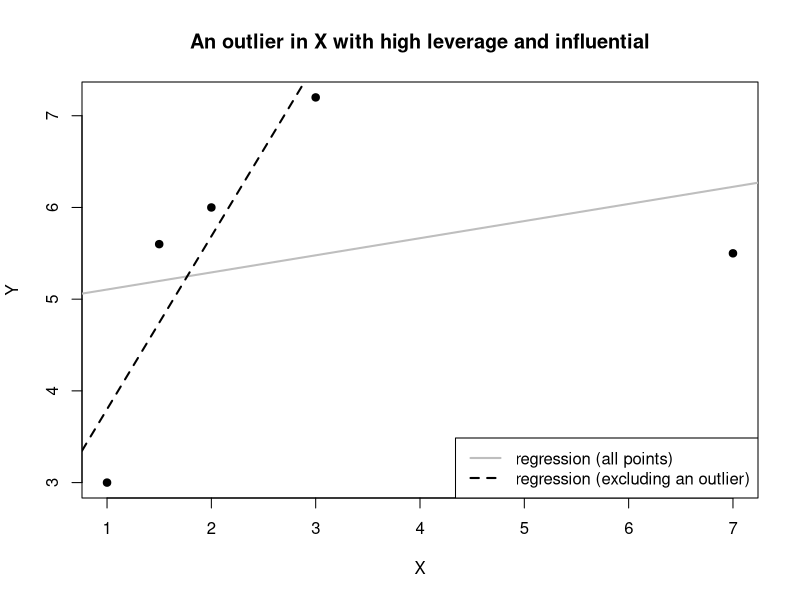
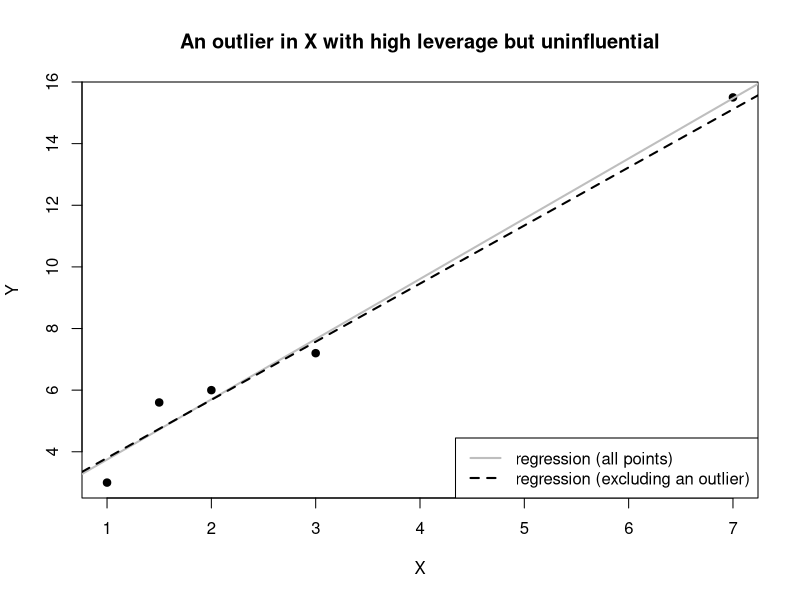

The R source for these figures, in order:
## ---- chunk 1

x <- c(1.00, 1.5, 2, 3.00, 7.00)
y <- c(3.00, 5.60, 6, 7.20, 5.50)

# Create data frame
dat <- data.frame(x = x, y = y)

# OLS model with all points
model_all <- lm(y ~ x, data = dat)

# OLS model excluding last point
model_excl <- lm(y ~ x, data = dat[-nrow(dat), ])

# Plot all points
plot(dat$x, dat$y, 
     main = "An outlier in X with high leverage and influential", 
     xlab = "X", ylab = "Y", pch = 19, col = "black")

# Add OLS line with all points
abline(model_all, col = "grey", lwd = 2, lty = 1)

# Add OLS line excluding last point
abline(model_excl, col = "black", lwd = 2, lty = 2)

# Add legend
legend("bottomright", legend = c("regression (all points)", "regression (excluding an outlier)"),
       col = c("grey", "black"), lty = c(1, 2), lwd = 2)
## ---- chunk 2
x <- c(1.00, 1.5, 2, 3.00, 7.00)
y <- c(3.00, 5.60, 6, 7.20, 15.50)

# Create data frame
dat <- data.frame(x = x, y = y)

# OLS model with all points
model_all <- lm(y ~ x, data = dat)

# OLS model excluding last point
model_excl <- lm(y ~ x, data = dat[-nrow(dat), ])

# Plot all points
plot(dat$x, dat$y, 
     main = "An outlier in X with high leverage but uninfluential", 
     xlab = "X", ylab = "Y", pch = 19, col = "black")

# Add OLS line with all points
abline(model_all, col = "grey", lwd = 2, lty = 1)

# Add OLS line excluding last point
abline(model_excl, col = "black", lwd = 2, lty = 2)

# Add legend
legend("bottomright", legend = c("regression (all points)", "regression (excluding an outlier)"),
       col = c("grey", "black"), lty = c(1, 2), lwd = 2)
